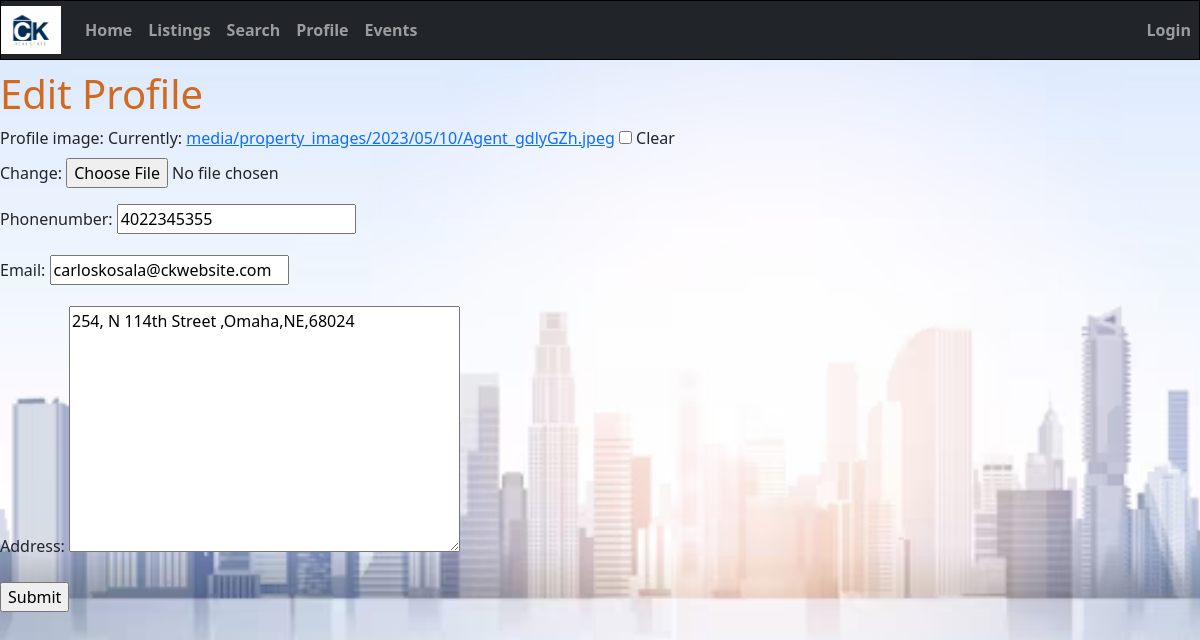
The page /edit_profile/ on the database its author committed.
### home/models.py (models this page shows)
class Profile(models.Model):
    profile_image = models.ImageField(upload_to='media/property_images/%Y/%m/%d/', blank=True)
    name = models.CharField(max_length=50)
    phonenumber = models.IntegerField(max_length=10)
    email = models.EmailField(max_length=50)
    address = models.TextField(max_length=50)

### home/views.py (the view)
# urls.py: path('edit_profile/', views.edit_profile, name='edit_profile'),
def edit_profile(request):
    profile = Profile.objects.get()
    if request.method == 'POST':
        form = ProfileForm(request.POST, request.FILES, instance=profile)
        if form.is_valid():
            form.save()
            return redirect('home:profile')
    else:
        form = ProfileForm(instance=profile)
    return render(request, 'edit_profile.html', {'form': form})

### home/forms.py
class ProfileForm(forms.ModelForm):
    class Meta:
        model = Profile
        fields = ['profile_image', 'phonenumber', 'email', 'address']

### templates/edit_profile.html (shortened to what this page needs)
{% extends 'base.html' %}
{% load static %}
{% block content %}
    <!DOCTYPE html>
<html lang="en">
<head>
  <h1>Edit Profile</h1>
  <form method="POST" enctype="multipart/form-data">
    {{ form.as_p }}
    <input type="submit" value="Submit">
  </form>
    </head>
<body>
</body>
</html>
{% endblock %}

### home/static/css/homepage.css (style rules this page uses)
body,html { background-color: #daeef0; background-repeat: no-repeat; background-size: cover; height: 100%; margin: 0; }
h1 { color: chocolate; margin-top: 10px; }
body { margin: 0; }

### rows shown on the page
Profile: phonenumber "4022345355", email "carloskosala@ckwebsite.com", address "254, N 114th Street ,Omaha,NE,68024"
